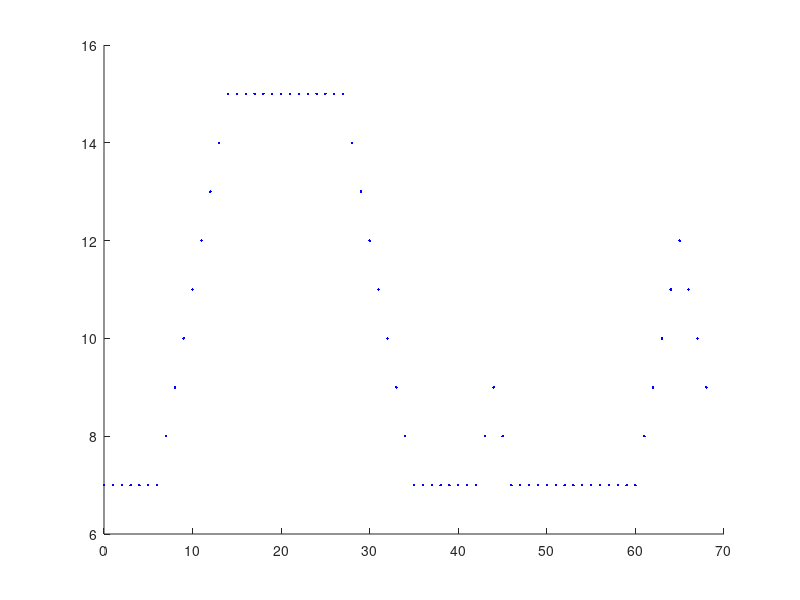

Write MATLAB code to recreate this figure.
hold on
plot(0,7,'.b')
plot(1,7,'.b')
plot(2,7,'.b')
plot(3,7,'.b')
plot(4,7,'.b')
plot(5,7,'.b')
plot(6,7,'.b')
plot(7,8,'.b')
plot(8,9,'.b')
plot(9,10,'.b')
plot(10,11,'.b')
plot(11,12,'.b')
plot(12,13,'.b')
plot(13,14,'.b')
plot(14,15,'.b')
plot(15,15,'.b')
plot(16,15,'.b')
plot(17,15,'.b')
plot(18,15,'.b')
plot(19,15,'.b')
plot(20,15,'.b')
plot(21,15,'.b')
plot(22,15,'.b')
plot(23,15,'.b')
plot(24,15,'.b')
plot(25,15,'.b')
plot(26,15,'.b')
plot(27,15,'.b')
plot(28,14,'.b')
plot(29,13,'.b')
plot(30,12,'.b')
plot(31,11,'.b')
plot(32,10,'.b')
plot(33,9,'.b')
plot(34,8,'.b')
plot(35,7,'.b')
plot(36,7,'.b')
plot(37,7,'.b')
plot(38,7,'.b')
plot(39,7,'.b')
plot(40,7,'.b')
plot(41,7,'.b')
plot(42,7,'.b')
plot(43,8,'.b')
plot(44,9,'.b')
plot(45,8,'.b')
plot(46,7,'.b')
plot(47,7,'.b')
plot(48,7,'.b')
plot(49,7,'.b')
plot(50,7,'.b')
plot(51,7,'.b')
plot(52,7,'.b')
plot(53,7,'.b')
plot(54,7,'.b')
plot(55,7,'.b')
plot(56,7,'.b')
plot(57,7,'.b')
plot(58,7,'.b')
plot(59,7,'.b')
plot(60,7,'.b')
plot(61,8,'.b')
plot(62,9,'.b')
plot(63,10,'.b')
plot(64,11,'.b')
plot(65,12,'.b')
plot(66,11,'.b')
plot(67,10,'.b')
plot(68,9,'.b')
